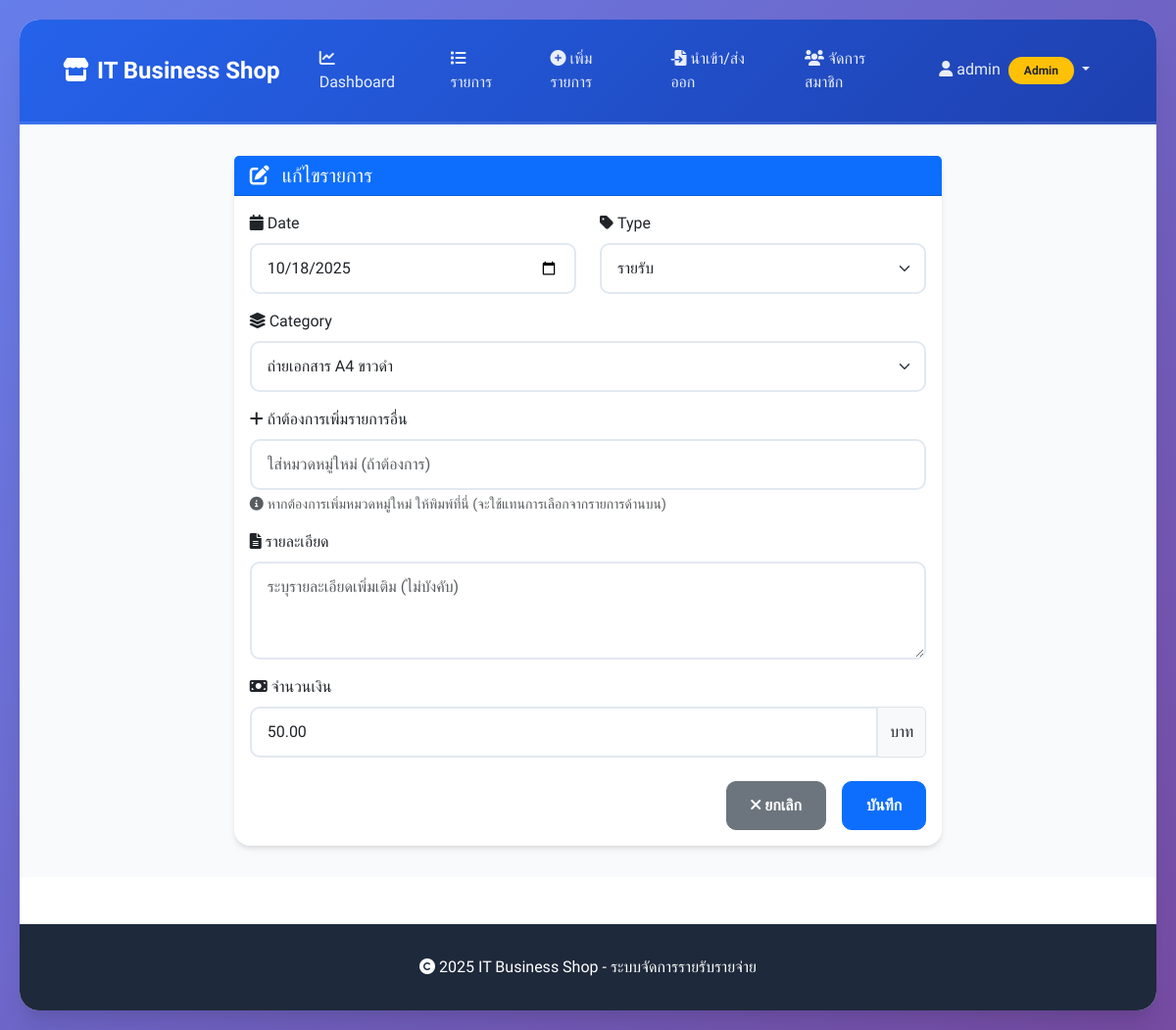
Page /entry/1/edit (signed in) on the committed database.
### models.py (models this page shows)
class User(Base):
    __tablename__ = 'users'
    id = Column(Integer, primary_key=True)
    username = Column(String(80), unique=True, nullable=False)
    password_hash = Column(String(255), nullable=False)
    email = Column(String(120), unique=True, nullable=False)
    role = Column(String(20), default='user')  # 'admin' or 'user'
    is_active = Column(Boolean, default=True)
    created_at = Column(DateTime, default=datetime.utcnow)

class Entry(Base):
    __tablename__ = 'entries'
    id = Column(Integer, primary_key=True)
    date = Column(Date, nullable=False)
    type = Column(String(10), nullable=False)  # 'income' or 'expense'
    category = Column(String(120), nullable=False)
    description = Column(Text, default='')
    amount = Column(Float, nullable=False)
    created_by = Column(Integer, ForeignKey('users.id'))
    created_at = Column(DateTime, default=datetime.utcnow)
    user = relationship('User')

### app_main.py (the view, shortened to what this page needs)
@app.route('/entry/<int:id>/edit', methods=['GET','POST'])
@login_required
def entry_edit(id):
    try:
        s = Session()
        e = s.query(Entry).get(id)
        if not e:
            flash('ไม่พบรายการ')
            return redirect(url_for('entries'))
        form = EntryForm(obj=e)
        form.category.choices = INCOME_CHOICES if e.type=='income' else EXPENSE_CHOICES
        return render_template('entry_form.html', form=form, entry=e)
    except Exception as e:
        return f'<h1>Edit Entry Error</h1><p>{str(e)}</p>'

### forms.py
class EntryForm(FlaskForm):
    date = DateField('Date', validators=[DataRequired()])
    type = SelectField('Type', choices=[('income','รายรับ'), ('expense','รายจ่าย')], validators=[DataRequired()])
    category = SelectField('Category', choices=[], validators=[DataRequired()])
    custom_category = StringField('ถ้าต้องการเพิ่มรายการอื่น')
    description = TextAreaField('รายละเอียด')
    amount = DecimalField('จำนวนเงิน', validators=[DataRequired()])
    submit = SubmitField('บันทึก')

### app_main.py (called while the page is built)
@login_manager.user_loader
def load_user(user_id):
    try:
        s = Session()
        user = s.query(User).get(int(user_id))
        if user:
            return FlaskUser(user)
        return None
    except Exception as e:
        print(f"Error loading user: {e}")
        return None

    @property
    def is_authenticated(self):
        return True

    @property
    def username(self):
        return self._u.username

    @property
    def role(self):
        return self._u.role

### templates/entry_form.html (shortened to what this page needs)
{% extends 'base.html' %}
{% block content %}
<div class="row justify-content-center">
  <div class="col-lg-8">
    <div class="card">
      <div class="card-header bg-primary text-white">
        <h5 class="card-title mb-0">
          <i class="fas fa-{% if entry %}edit{% else %}plus-circle{% endif %} me-2"></i>
          {% if entry %}แก้ไขรายการ{% else %}เพิ่มรายการใหม่{% endif %}
        </h5>
      </div>
      <div class="card-body">
        <form method="post">
          <div class="row mb-3">
            <div class="col-md-6">
              <label for="{{ form.date.id }}" class="form-label">
                <i class="fas fa-calendar me-1"></i>{{ form.date.label.text }}
              </label>
              {{ form.date(class="form-control") }}
            </div>
            <div class="col-md-6">
              <label for="{{ form.type.id }}" class="form-label">
                <i class="fas fa-tag me-1"></i>{{ form.type.label.text }}
              </label>
              {{ form.type(class="form-select", id="typeSelect") }}
            </div>
          </div>
          <div class="mb-3">
            <label for="{{ form.category.id }}" class="form-label">
              <i class="fas fa-layer-group me-1"></i>{{ form.category.label.text }}
            </label>
            {{ form.category(class="form-select", id="categorySelect") }}
          </div>
          <div class="mb-3">
            <label for="{{ form.custom_category.id }}" class="form-label">
              <i class="fas fa-plus me-1"></i>{{ form.custom_category.label.text }}
            </label>
            {{ form.custom_category(class="form-control", placeholder="ใส่หมวดหมู่ใหม่ (ถ้าต้องการ)") }}
            <div class="form-text">
              <i class="fas fa-info-circle me-1"></i>หากต้องการเพิ่มหมวดหมู่ใหม่ ให้พิมพ์ที่นี่ (จะใช้แทนการเลือกจากรายการด้านบน)
            </div>
          </div>
          <div class="mb-3">
            <label for="{{ form.description.id }}" class="form-label">
              <i class="fas fa-file-text me-1"></i>{{ form.description.label.text }}
            </label>
            {{ form.description(class="form-control", rows="3", placeholder="ระบุรายละเอียดเพิ่มเติม (ไม่บังคับ)") }}
          </div>
          <div class="mb-4">
            <label for="{{ form.amount.id }}" class="form-label">
              <i class="fas fa-money-bill me-1"></i>{{ form.amount.label.text }}
            </label>
            <div class="input-group">
              {{ form.amount(class="form-control", placeholder="0.00", step="0.01") }}
              <span class="input-group-text">บาท</span>
            </div>
          </div>
          <div class="d-grid gap-2 d-md-flex justify-content-md-end">
            <a href="{{ url_for('entries') }}" class="btn btn-secondary me-md-2">
              <i class="fas fa-times me-1"></i>ยกเลิก
            </a>
            {{ form.submit(class="btn btn-primary") }}
          </div>
        </form>
      </div>
    </div>
  </div>
</div>
{% endblock %}

### templates/base.html (shortened to what this page needs)
<!doctype html>
<html lang="th">
<head>
  <link href="https://cdn.jsdelivr.net/npm/bootstrap@5.3.0/dist/css/bootstrap.min.css" rel="stylesheet">
  <link href="https://cdnjs.cloudflare.com/ajax/libs/font-awesome/6.0.0/css/all.min.css" rel="stylesheet">
</head>
<body>
  <div class="main-container">
    <nav class="navbar navbar-expand-lg navbar-custom">
      <div class="container-fluid">
        <a class="navbar-brand" href="{{ url_for('dashboard') }}">
          <i class="fas fa-store me-2"></i>IT Business Shop
        </a>
        <div class="collapse navbar-collapse" id="navbarNav">
          <ul class="navbar-nav me-auto">
            <li class="nav-item">
              <a class="nav-link" href="{{ url_for('dashboard') }}">
                <i class="fas fa-chart-line me-1"></i>Dashboard
              </a>
            </li>
            <li class="nav-item">
              <a class="nav-link" href="{{ url_for('entries') }}">
                <i class="fas fa-list me-1"></i>รายการ
              </a>
            </li>
            <li class="nav-item">
              <a class="nav-link" href="{{ url_for('entry_new') }}">
                <i class="fas fa-plus-circle me-1"></i>เพิ่มรายการ
              </a>
            </li>
            <li class="nav-item">
              <a class="nav-link" href="{{ url_for('import_csv') }}">
                <i class="fas fa-file-import me-1"></i>นำเข้า/ส่งออก
              </a>
            </li>
            {% if current_user.is_authenticated and current_user.role == 'admin' %}
            <li class="nav-item">
              <a class="nav-link" href="{{ url_for('members') }}">
                <i class="fas fa-users me-1"></i>จัดการสมาชิก
              </a>
            </li>
            {% endif %}
          </ul>
          <ul class="navbar-nav">
            {% if current_user.is_authenticated %}
            <li class="nav-item dropdown">
              <a class="nav-link dropdown-toggle" href="#" role="button" data-bs-toggle="dropdown" aria-expanded="false">
                <i class="fas fa-user me-1"></i>{{ current_user.username }}
                {% if current_user.role == 'admin' %}
                  <span class="badge bg-warning text-dark ms-1">Admin</span>
                {% endif %}
              </a>
            </li>
            {% else %}
            <li class="nav-item">
              <a class="nav-link" href="{{ url_for('login') }}">
                <i class="fas fa-sign-in-alt me-1"></i>เข้าสู่ระบบ
              </a>
            </li>
            {% endif %}
          </ul>
        </div>
      </div>
    </nav>
    <div class="content-area">
      {% block content %}{% endblock %}
    </div>
    <footer class="footer">
      <div class="container">
        <p class="mb-0">
          <i class="fas fa-copyright me-1"></i>2025 IT Business Shop - ระบบจัดการรายรับรายจ่าย
        </p>
      </div>
    </footer>
  </div>
</body>
</html>

### templates/base.html (style rules this page uses)
:root { --primary-color: #2563eb; --secondary-color: #1e40af; --success-color: #059669; --danger-color: #dc2626; --warning-color: #d97706; --info-color: #0891b2; --light-bg: #f8fafc; --dark-text: #1e293b; --border-color: #e2e8f0; }
body { font-family: 'Sarabun', sans-serif; background: linear-gradient(135deg, #667eea 0%, #764ba2 100%); min-height: 100vh; color: var(--dark-text); }
.main-container { background: white; border-radius: 20px; box-shadow: 0 20px 25px -5px rgba(0, 0, 0, 0.1), 0 10px 10px -5px rgba(0, 0, 0, 0.04); margin: 20px; overflow: hidden; }
.navbar-custom { background: linear-gradient(135deg, var(--primary-color) 0%, var(--secondary-color) 100%); padding: 1rem 2rem; border-bottom: 3px solid rgba(255,255,255,0.1); }
.navbar-brand { color: white !important; font-weight: 700; font-size: 1.5rem; }
.navbar-nav .nav-link { color: rgba(255,255,255,0.9) !important; font-weight: 500; margin: 0 0.5rem; padding: 0.75rem 1rem !important; border-radius: 8px; transition: all 0.3s ease; }
.content-area { padding: 2rem; background: var(--light-bg); min-height: calc(100vh - 200px); }
.card { border: none; border-radius: 16px; box-shadow: 0 4px 6px -1px rgba(0, 0, 0, 0.1), 0 2px 4px -1px rgba(0, 0, 0, 0.06); transition: all 0.3s ease; }
.btn { border-radius: 10px; font-weight: 600; padding: 0.75rem 1.5rem; transition: all 0.3s ease; }
.form-control, .form-select { border-radius: 10px; border: 2px solid var(--border-color); padding: 0.75rem 1rem; transition: all 0.3s ease; }
.badge { font-weight: 600; padding: 0.5rem 1rem; border-radius: 20px; }
.footer { background: var(--dark-text); color: white; text-align: center; padding: 2rem; margin-top: 3rem; }

### rows in the picture
User: username "admin"
Entry: date "10/18/2025", type "รายรับ", category "ถ่ายเอกสาร A4 ขาวดำ", amount "50.00"
